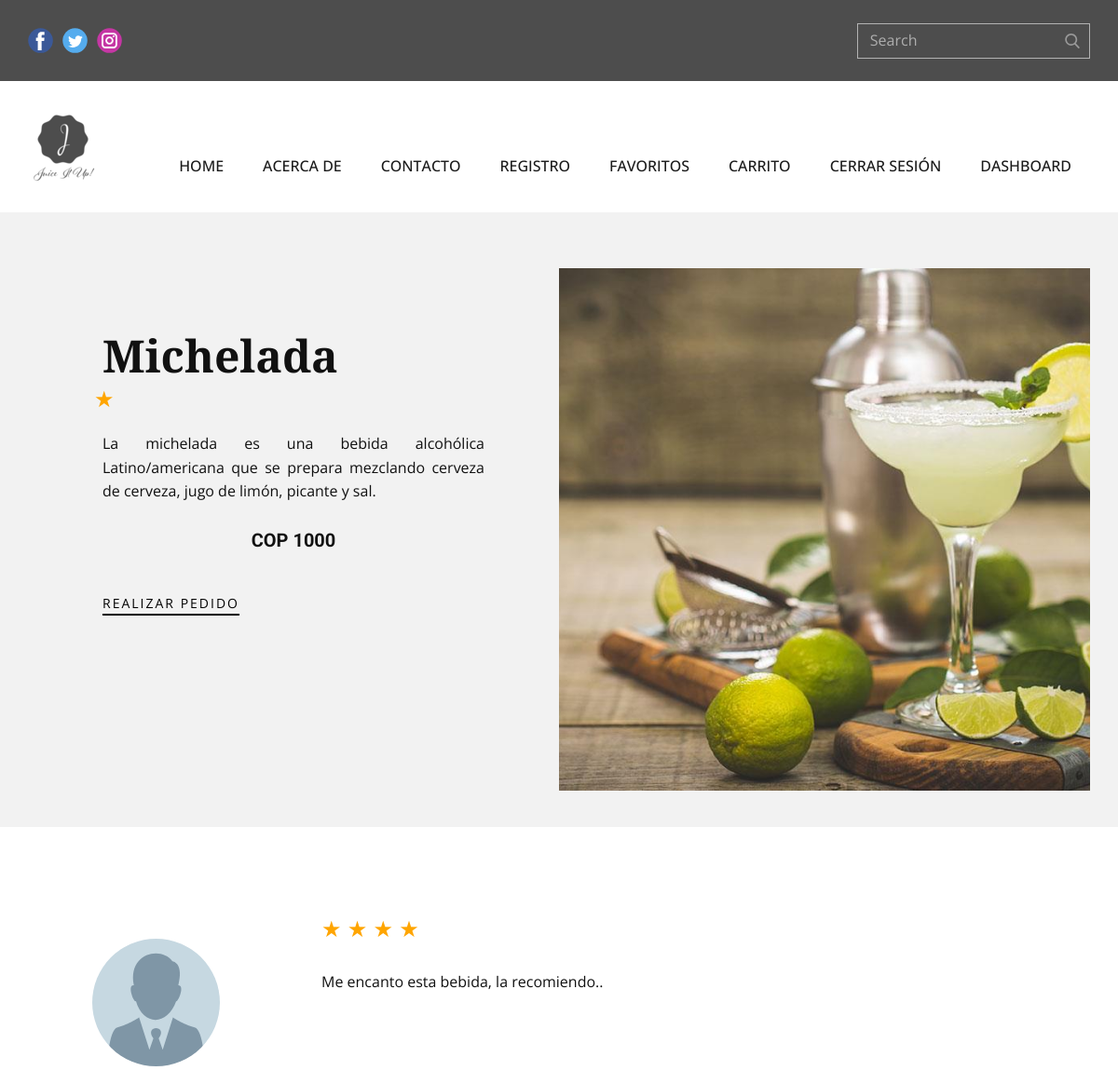
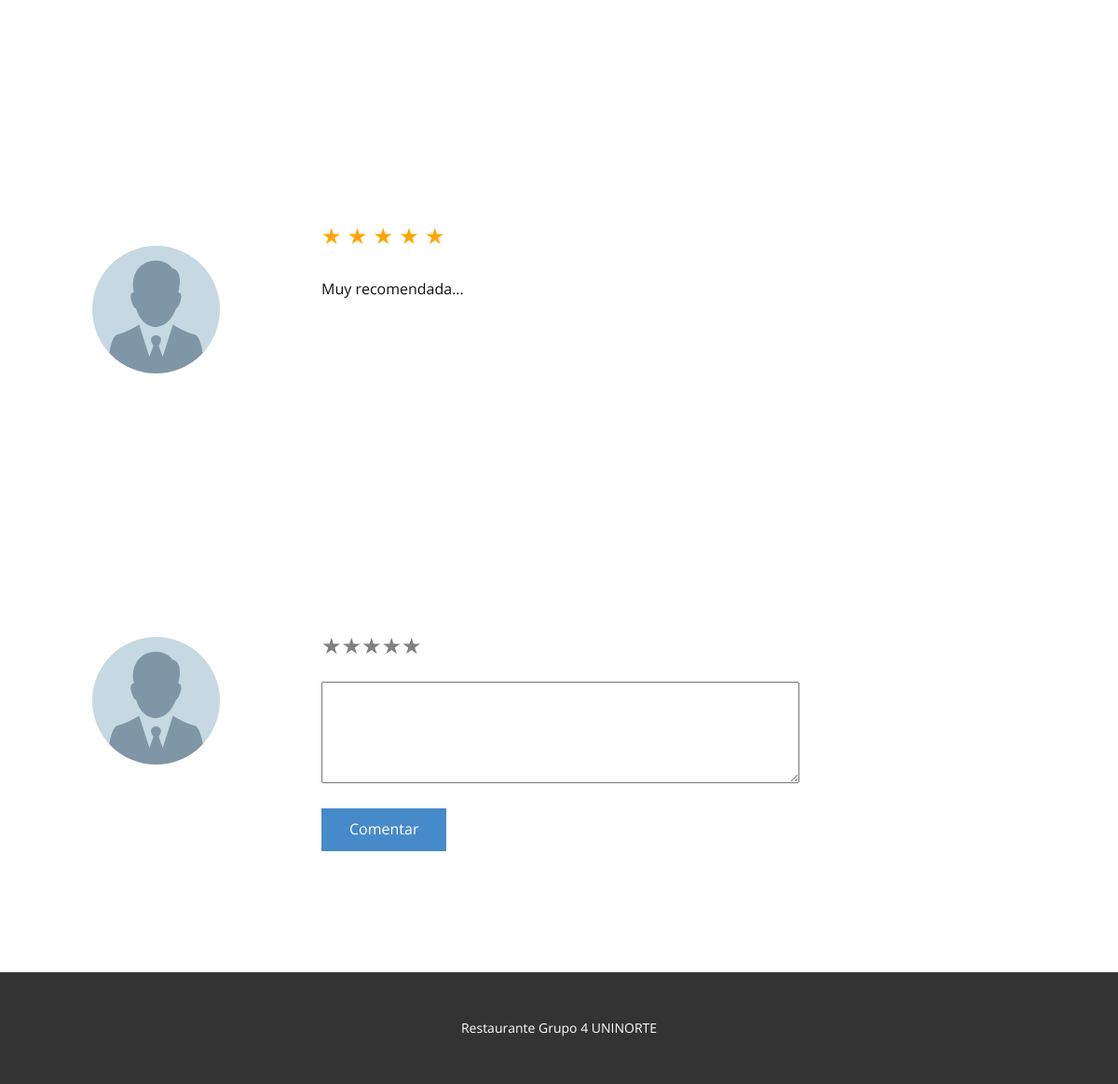
Before: /detalle_plato/2/ (signed in) with the older database file (2 pictures, top to bottom).
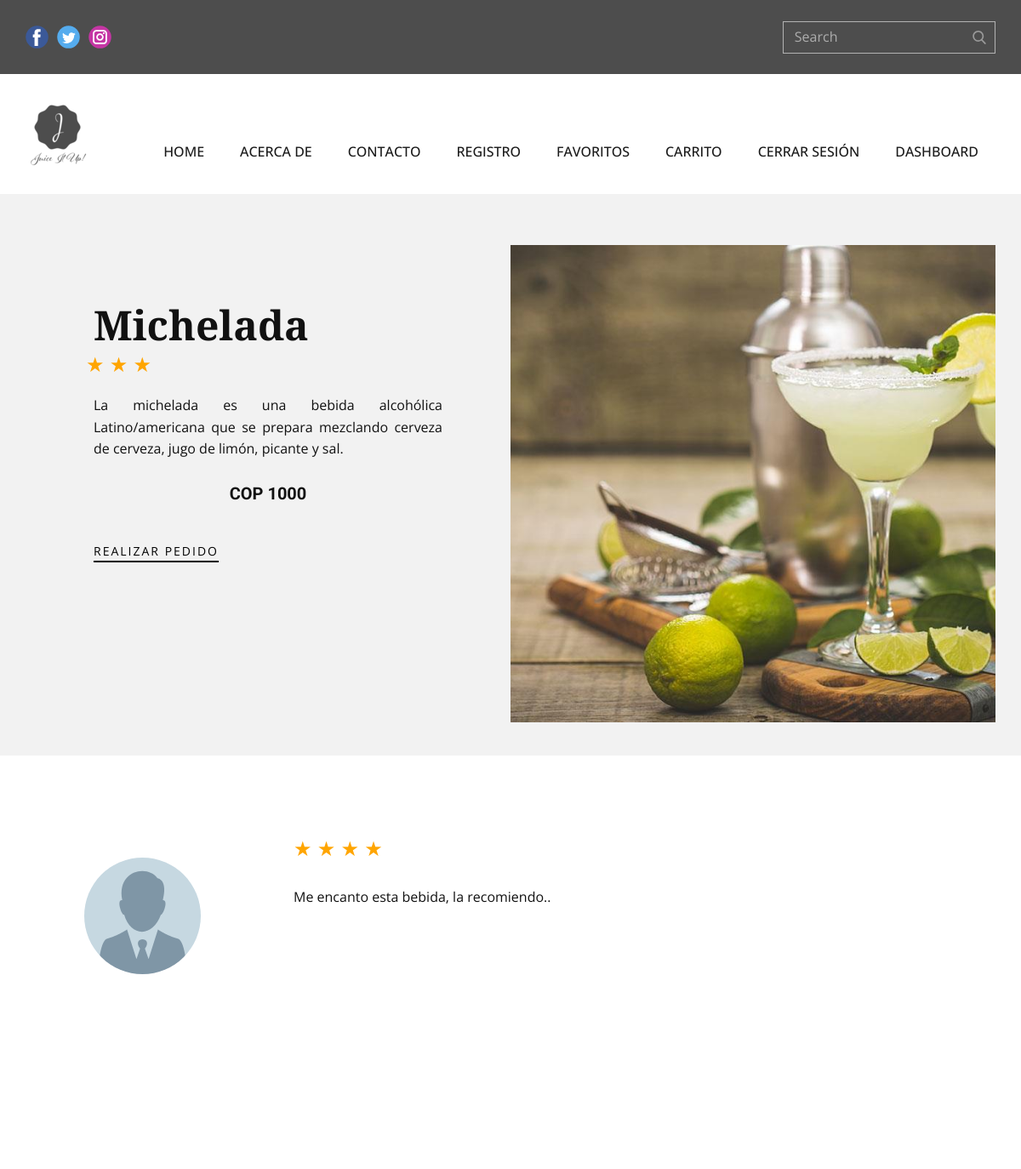
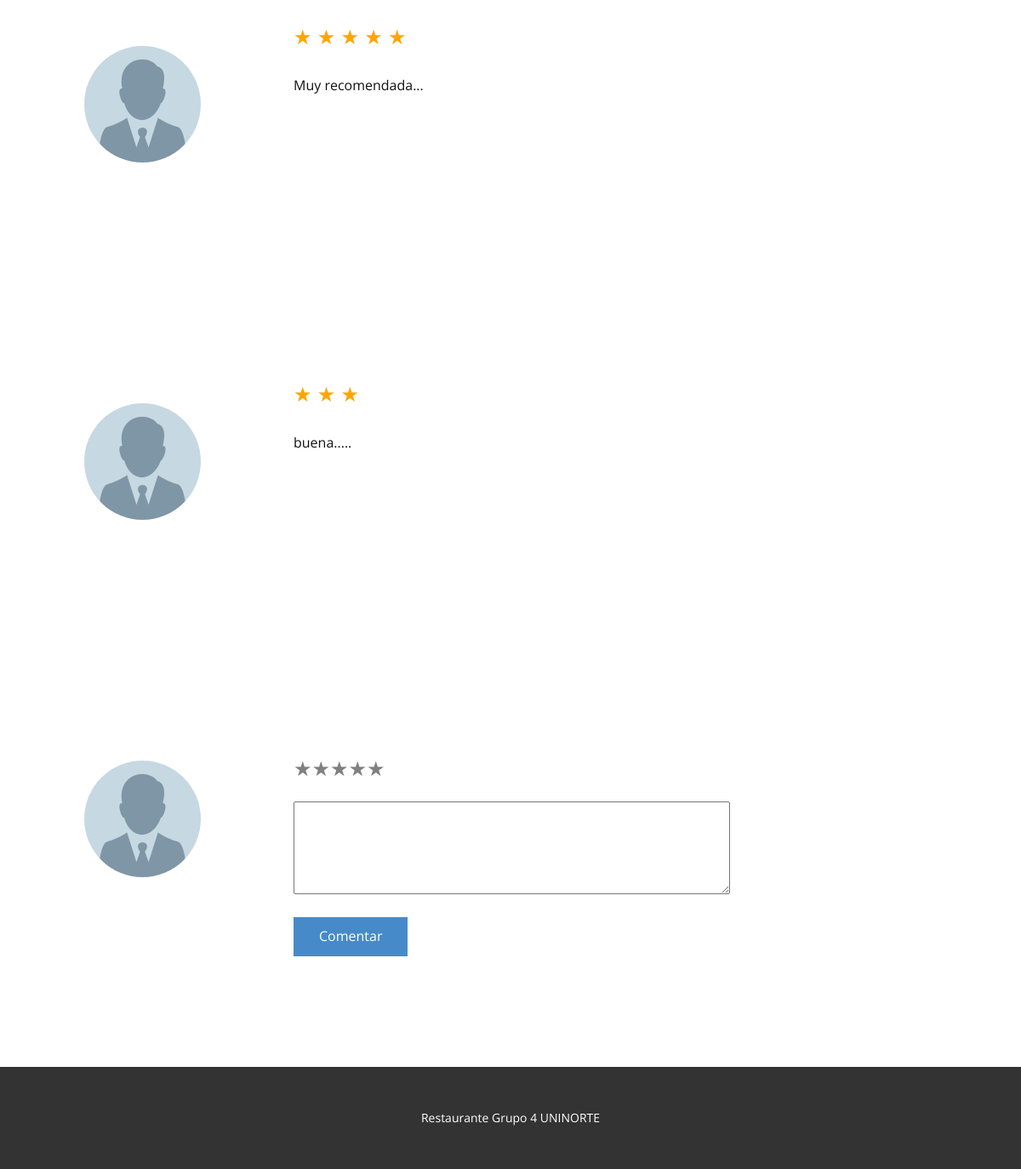
After: the same page with the newer database file (2 pictures, top to bottom).
### tables this page shows
CREATE TABLE bebidas (id INTEGER PRIMARY KEY NOT NULL, nombreBebida VARCHAR NOT NULL, descripcion TEXT NOT NULL, precio INTEGER NOT NULL, estado BOOLEAN DEFAULT (1), created_by DATE, updated_by DATE, urlField VARCHAR);

CREATE TABLE comentarios (id INTEGER PRIMARY KEY AUTOINCREMENT NOT NULL, bebidas_id INTEGER REFERENCES bebidas (id) ON DELETE CASCADE, usuario_id INTEGER REFERENCES usuarios (id) ON DELETE NO ACTION, mensaje TEXT, estado BOOLEAN DEFAULT (False), created_by DATE, update_by DATE, califi INTEGER);

### app.py (the view, shortened to what this page needs)
@app.route('/detalle_plato/<int:id>/', methods=["GET", "POST"])
def detalle_plato(id):
    if session:
        row = bebida_controller.get_bebida(id)
        rowCal = bebida_controller.get_calificaciones(id)
        total = 0
        num_registro = 0
        for r in rowCal:
            total += r[0]
            num_registro += 1
        if num_registro > 0:
            promedio = total/num_registro
        else:
            promedio = 0
        comentario = bebida_controller.get_comentarios()
        return render_template('detalle_plato.html', row = row, estrella = promedio, comentario = comentario)
    return redirect(url_for("login"))

### bebida_controller.py (called while the page is built)
def get_bebida(id):
    db = sqlconnection()
    db.row_factory=sqlite3.Row
    cur = db.cursor()
    statement = "SELECT * FROM bebidas WHERE id = ?;"
    cur.execute(statement, [id])
    row = cur.fetchall()
    return row

def get_calificaciones(bebida_id):
    db = sqlconnection()
    db.row_factory=sqlite3.Row
    cur = db.cursor()
    statement = "SELECT calificacion FROM calificaciones WHERE bebida_id = ?;"
    cur.execute(statement, [bebida_id])
    row = cur.fetchall()
    return row

def get_comentarios():
    db = sqlconnection()
    db.row_factory=sqlite3.Row
    cur = db.cursor()
    statement = "SELECT * FROM comentarios;"
    cur.execute(statement)
    row = cur.fetchall()
    return row

### db.py (called while the page is built)
def sqlconnection():
    conn = sqlite3.connect(database)
    return conn

### templates/detalle_plato.html (shortened to what the changed rows need)
{% extends "index.html" %}
{% block style %}
    <link rel="stylesheet" href="{{ url_for('static', filename='style/detalle_plato.css') }}" media="screen">
{% endblock style %}
{% block content %}
{% for r in row %}
    <section class="u-clearfix u-grey-5 u-section-1" id="sec-14a6">
      <div class="u-clearfix u-sheet u-sheet-1">
        <div class="u-clearfix u-expanded-width u-gutter-0 u-layout-spacing-top u-layout-wrap u-layout-wrap-1">
          <div class="u-layout">
            <div class="u-layout-row">
              <div class="u-align-left u-container-style u-layout-cell u-right-cell u-shape-rectangle u-size-30 u-layout-cell-1">
                <div class="u-container-layout u-valign-top-xs u-container-layout-1">
                  <h2 class="u-custom-font u-font-playfair-display u-text u-text-1">{{ r ["nombreBebida"] }}</h2>
                      {% if estrella <= 1 %}
                      <label style="color:orange;">★</label>
                      {% elif estrella > 1 and estrella <= 2 %}
                      <label style="color:orange;">★ ★</label>
                      {% elif estrella > 2 and estrella <= 3 %}
                      <label style="color:orange;">★ ★ ★</label>
                      {% elif estrella > 3 and estrella <= 4 %}
                      <label style="color:orange;">★ ★ ★ ★</label>
                      {% elif estrella > 4 and estrella <= 5 %}
                      <label style="color:orange;">★ ★ ★ ★ ★</label>
                      {% endif %}
                  <p class="u-text u-text-2" style="text-align:justify;">
                    {{ r ["descripcion"] }}
                  </p>
                  <h5 class="u-align-center u-text u-text-3">COP {{ r ["precio"] }}</h5>
                  <a href="{{ url_for('compra') }}" class="u-active-none u-align-left u-border-2 u-border-black u-btn u-btn-rectangle u-button-style u-hover-none u-none u-btn-1">REALIZAR PEDIDO</a>
                </div>
              </div>
              <div class="u-align-left u-container-style u-image u-layout-cell u-left-cell u-size-30 u-image-1" data-image-width="1200" data-image-height="650">
                <div class="u-container-layout" src=""></div>
              </div>
            </div>
          </div>
        </div>
      </div>
    </section>
    <section class="u-clearfix u-section-2" id="sec-ca17">
      <div class="u-clearfix u-sheet u-sheet-1">
        <div class="u-clearfix u-expanded-width u-gutter-0 u-layout-wrap u-layout-wrap-1">
          <div class="u-layout">
            <div class="u-layout-row">
            {% for c in comentario %}
              <div class="u-align-center u-container-style u-layout-cell u-left-cell u-size-15 u-layout-cell-1">
                <div class="u-container-layout u-container-layout-1">
                  <div alt="" class="u-image u-image-circle u-image-1" src="" data-image-width="100" data-image-height="100"></div>
                </div>
              </div>
              <div class="u-align-left u-container-style u-layout-cell u-right-cell u-size-45 u-layout-cell-2">
                <div class="u-container-layout u-valign-top-xs u-container-layout-2">
                    {% if c["califi"] <= 1 %}
                      <label style="color:orange;">★</label>
                      {% elif c["califi"] > 1 and c["califi"] <= 2 %}
                      <label style="color:orange;">★ ★</label>
                      {% elif c["califi"] > 2 and c["califi"] <= 3 %}
                      <label style="color:orange;">★ ★ ★</label>
                      {% elif c["califi"] > 3 and c["califi"] <= 4 %}
                      <label style="color:orange;">★ ★ ★ ★</label>
                      {% elif c["califi"] > 4 and c["califi"] <= 5 %}
                      <label style="color:orange;">★ ★ ★ ★ ★</label>
                    {% endif %}
                  <p class="u-text u-text-2">{{c["mensaje"]}}</p>
                </div>
              </div>
            {% endfor %}
          </div>
            <div class="u-layout-row">
              <div class="u-align-center u-container-style u-layout-cell u-left-cell u-size-15 u-layout-cell-1">
                <div class="u-container-layout u-container-layout-1">
                  <div alt="" class="u-image u-image-circle u-image-1" src="" data-image-width="256" data-image-height="256"></div>
                </div>
              </div>
              <div class="u-align-left u-container-style u-layout-cell u-right-cell u-size-45 u-layout-cell-2">
                <div class="u-container-layout u-valign-top-xs u-container-layout-2">
                  <form method="POST" action="{{ url_for('detalle_plato', id=r['id']) }}">
                  <p class="clasificacion">
                    <label for="radio1">★</label><label for="radio2">★</label><label for="radio3">★</label><label for="radio4">★</label><label for="radio5">★</label>
                  </p>
                  <textarea cols="60" rows="4" name="mensaje"></textarea>
                  <button type="submit" class="u-btn u-button-style u-btn-1">Comentar</button>
                </div>
              </div>
            </div>
          </div>
        </div>
      </div>
    </section>
    {% endfor %}
{% endblock content %}

Changed rows visible on the page:
computed for bebidas "Michelada": text "★" → "★ ★ ★"
added comentarios: mensaje "buena....."
